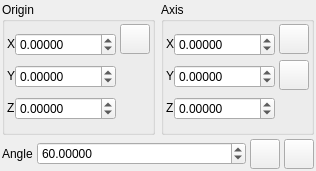
     <widget class="QWidget" name="RotateTab" >
      <attribute name="title" >
       <string>Axis Rotate</string>
      </attribute>
      <layout class="QVBoxLayout" >
       <property name="margin" >
        <number>2</number>
       </property>
       <property name="spacing" >
        <number>4</number>
       </property>
       <item>
        <layout class="QHBoxLayout" >
         <property name="margin" >
          <number>0</number>
         </property>
         <property name="spacing" >
          <number>6</number>
         </property>
         <item>
          <widget class="QGroupBox" name="RotateOriginGroup" >
           <property name="sizePolicy" >
            <sizepolicy>
             <hsizetype>1</hsizetype>
             <vsizetype>1</vsizetype>
             <horstretch>0</horstretch>
             <verstretch>0</verstretch>
            </sizepolicy>
           </property>
           <property name="title" >
            <string>Origin</string>
           </property>
           <layout class="QHBoxLayout" >
            <property name="margin" >
             <number>2</number>
            </property>
            <property name="spacing" >
             <number>4</number>
            </property>
            <item>
             <layout class="QGridLayout" >
              <property name="margin" >
               <number>0</number>
              </property>
              <property name="spacing" >
               <number>0</number>
              </property>
              <item row="0" column="0" >
               <widget class="QLabel" name="label" >
                <property name="sizePolicy" >
                 <sizepolicy>
                  <hsizetype>0</hsizetype>
                  <vsizetype>0</vsizetype>
                  <horstretch>0</horstretch>
                  <verstretch>0</verstretch>
                 </sizepolicy>
                </property>
                <property name="text" >
                 <string>X</string>
                </property>
               </widget>
              </item>
              <item row="0" column="1" >
               <widget class="QDoubleSpinBox" name="RotateOriginXSpin" >
                <property name="sizePolicy" >
                 <sizepolicy>
                  <hsizetype>7</hsizetype>
                  <vsizetype>0</vsizetype>
                  <horstretch>0</horstretch>
                  <verstretch>0</verstretch>
                 </sizepolicy>
                </property>
                <property name="decimals" >
                 <number>5</number>
                </property>
                <property name="maximum" >
                 <double>10000.000000000000000</double>
                </property>
                <property name="minimum" >
                 <double>-10000.000000000000000</double>
                </property>
               </widget>
              </item>
              <item row="1" column="1" >
               <widget class="QDoubleSpinBox" name="RotateOriginYSpin" >
                <property name="sizePolicy" >
                 <sizepolicy>
                  <hsizetype>7</hsizetype>
                  <vsizetype>0</vsizetype>
                  <horstretch>0</horstretch>
                  <verstretch>0</verstretch>
                 </sizepolicy>
                </property>
                <property name="decimals" >
                 <number>5</number>
                </property>
                <property name="maximum" >
                 <double>10000.000000000000000</double>
                </property>
                <property name="minimum" >
                 <double>-10000.000000000000000</double>
                </property>
               </widget>
              </item>
              <item row="2" column="0" >
               <widget class="QLabel" name="label_3" >
                <property name="sizePolicy" >
                 <sizepolicy>
                  <hsizetype>0</hsizetype>
                  <vsizetype>0</vsizetype>
                  <horstretch>0</horstretch>
                  <verstretch>0</verstretch>
                 </sizepolicy>
                </property>
                <property name="text" >
                 <string>Z</string>
                </property>
               </widget>
              </item>
              <item row="1" column="0" >
               <widget class="QLabel" name="label_2" >
                <property name="sizePolicy" >
                 <sizepolicy>
                  <hsizetype>0</hsizetype>
                  <vsizetype>0</vsizetype>
                  <horstretch>0</horstretch>
                  <verstretch>0</verstretch>
                 </sizepolicy>
                </property>
                <property name="text" >
                 <string>Y</string>
                </property>
               </widget>
              </item>
              <item row="2" column="1" >
               <widget class="QDoubleSpinBox" name="RotateOriginZSpin" >
                <property name="sizePolicy" >
                 <sizepolicy>
                  <hsizetype>7</hsizetype>
                  <vsizetype>0</vsizetype>
                  <horstretch>0</horstretch>
                  <verstretch>0</verstretch>
                 </sizepolicy>
                </property>
                <property name="decimals" >
                 <number>5</number>
                </property>
                <property name="maximum" >
                 <double>10000.000000000000000</double>
                </property>
                <property name="minimum" >
                 <double>-10000.000000000000000</double>
                </property>
               </widget>
              </item>
             </layout>
            </item>
            <item>
             <layout class="QVBoxLayout" >
              <property name="margin" >
               <number>0</number>
              </property>
              <property name="spacing" >
               <number>6</number>
              </property>
              <item>
               <widget class="QPushButton" name="RotateDefineOriginButton" >
                <property name="sizePolicy" >
                 <sizepolicy>
                  <hsizetype>7</hsizetype>
                  <vsizetype>0</vsizetype>
                  <horstretch>0</horstretch>
                  <verstretch>0</verstretch>
                 </sizepolicy>
                </property>
                <property name="minimumSize" >
                 <size>
                  <width>30</width>
                  <height>30</height>
                 </size>
                </property>
                <property name="maximumSize" >
                 <size>
                  <width>30</width>
                  <height>30</height>
                 </size>
                </property>
                <property name="toolTip" >
                 <string>Define rotation origin from the current atom selection</string>
                </property>
                <property name="text" >
                 <string/>
                </property>
                <property name="icon" >
                 <iconset resource="icons.qrc" >:/basic/icons/basic_define.svg</iconset>
                </property>
                <property name="iconSize" >
                 <size>
                  <width>24</width>
                  <height>24</height>
                 </size>
                </property>
               </widget>
              </item>
              <item>
               <spacer>
                <property name="orientation" >
                 <enum>Qt::Vertical</enum>
                </property>
                <property name="sizeHint" >
                 <size>
                  <width>20</width>
                  <height>40</height>
                 </size>
                </property>
               </spacer>
              </item>
             </layout>
            </item>
           </layout>
          </widget>
         </item>
         <item>
          <widget class="QGroupBox" name="RotateOriginGroup_2" >
           <property name="sizePolicy" >
            <sizepolicy>
             <hsizetype>1</hsizetype>
             <vsizetype>5</vsizetype>
             <horstretch>0</horstretch>
             <verstretch>0</verstretch>
            </sizepolicy>
           </property>
           <property name="title" >
            <string>Axis</string>
           </property>
           <layout class="QHBoxLayout" >
            <property name="margin" >
             <number>2</number>
            </property>
            <property name="spacing" >
             <number>4</number>
            </property>
            <item>
             <layout class="QGridLayout" >
              <property name="margin" >
               <number>0</number>
              </property>
              <property name="spacing" >
               <number>0</number>
              </property>
              <item row="0" column="1" >
               <widget class="QDoubleSpinBox" name="RotateAxisXSpin" >
                <property name="sizePolicy" >
                 <sizepolicy>
                  <hsizetype>7</hsizetype>
                  <vsizetype>0</vsizetype>
                  <horstretch>0</horstretch>
                  <verstretch>0</verstretch>
                 </sizepolicy>
                </property>
                <property name="decimals" >
                 <number>5</number>
                </property>
                <property name="maximum" >
                 <double>10000.000000000000000</double>
                </property>
                <property name="minimum" >
                 <double>-10000.000000000000000</double>
                </property>
                <property name="value" >
                 <double>0.000000000000000</double>
                </property>
               </widget>
              </item>
              <item row="1" column="1" >
               <widget class="QDoubleSpinBox" name="RotateAxisYSpin" >
                <property name="sizePolicy" >
                 <sizepolicy>
                  <hsizetype>7</hsizetype>
                  <vsizetype>0</vsizetype>
                  <horstretch>0</horstretch>
                  <verstretch>0</verstretch>
                 </sizepolicy>
                </property>
                <property name="decimals" >
                 <number>5</number>
                </property>
                <property name="maximum" >
                 <double>10000.000000000000000</double>
                </property>
                <property name="minimum" >
                 <double>-10000.000000000000000</double>
                </property>
               </widget>
              </item>
              <item row="1" column="0" >
               <widget class="QLabel" name="label_5" >
                <property name="sizePolicy" >
                 <sizepolicy>
                  <hsizetype>0</hsizetype>
                  <vsizetype>0</vsizetype>
                  <horstretch>0</horstretch>
                  <verstretch>0</verstretch>
                 </sizepolicy>
                </property>
                <property name="text" >
                 <string>Y</string>
                </property>
               </widget>
              </item>
              <item row="2" column="0" >
               <widget class="QLabel" name="label_6" >
                <property name="sizePolicy" >
                 <sizepolicy>
                  <hsizetype>0</hsizetype>
                  <vsizetype>0</vsizetype>
                  <horstretch>0</horstretch>
                  <verstretch>0</verstretch>
                 </sizepolicy>
                </property>
                <property name="text" >
                 <string>Z</string>
                </property>
               </widget>
              </item>
              <item row="0" column="0" >
               <widget class="QLabel" name="label_4" >
                <property name="sizePolicy" >
                 <sizepolicy>
                  <hsizetype>0</hsizetype>
                  <vsizetype>0</vsizetype>
                  <horstretch>0</horstretch>
                  <verstretch>0</verstretch>
                 </sizepolicy>
                </property>
                <property name="text" >
                 <string>X</string>
                </property>
               </widget>
              </item>
              <item row="2" column="1" >
               <widget class="QDoubleSpinBox" name="RotateAxisZSpin" >
                <property name="sizePolicy" >
                 <sizepolicy>
                  <hsizetype>7</hsizetype>
                  <vsizetype>0</vsizetype>
                  <horstretch>0</horstretch>
                  <verstretch>0</verstretch>
                 </sizepolicy>
                </property>
                <property name="decimals" >
                 <number>5</number>
                </property>
                <property name="maximum" >
                 <double>10000.000000000000000</double>
                </property>
                <property name="minimum" >
                 <double>-10000.000000000000000</double>
                </property>
               </widget>
              </item>
             </layout>
            </item>
            <item>
             <layout class="QVBoxLayout" >
              <property name="margin" >
               <number>0</number>
              </property>
              <property name="spacing" >
               <number>6</number>
              </property>
              <item>
               <widget class="QPushButton" name="RotateDefineAxisButton" >
                <property name="sizePolicy" >
                 <sizepolicy>
                  <hsizetype>7</hsizetype>
                  <vsizetype>0</vsizetype>
                  <horstretch>0</horstretch>
                  <verstretch>0</verstretch>
                 </sizepolicy>
                </property>
                <property name="minimumSize" >
                 <size>
                  <width>30</width>
                  <height>30</height>
                 </size>
                </property>
                <property name="maximumSize" >
                 <size>
                  <width>30</width>
                  <height>30</height>
                 </size>
                </property>
                <property name="toolTip" >
                 <string>Define translation axis between current origin and centre of current selection</string>
                </property>
                <property name="text" >
                 <string/>
                </property>
                <property name="icon" >
                 <iconset resource="icons.qrc" >:/basic/icons/basic_define.svg</iconset>
                </property>
                <property name="iconSize" >
                 <size>
                  <width>24</width>
                  <height>24</height>
                 </size>
                </property>
               </widget>
              </item>
              <item>
               <widget class="QPushButton" name="RotatePickAxisButton" >
                <property name="minimumSize" >
                 <size>
                  <width>30</width>
                  <height>30</height>
                 </size>
                </property>
                <property name="maximumSize" >
                 <size>
                  <width>30</width>
                  <height>30</height>
                 </size>
                </property>
                <property name="toolTip" >
                 <string>Define rotation axis from two picked atoms</string>
                </property>
                <property name="text" >
                 <string/>
                </property>
                <property name="icon" >
                 <iconset resource="icons.qrc" >:/basic/icons/basic_pick.svg</iconset>
                </property>
                <property name="iconSize" >
                 <size>
                  <width>24</width>
                  <height>24</height>
                 </size>
                </property>
                <property name="checkable" >
                 <bool>true</bool>
                </property>
               </widget>
              </item>
              <item>
               <spacer>
                <property name="orientation" >
                 <enum>Qt::Vertical</enum>
                </property>
                <property name="sizeHint" >
                 <size>
                  <width>20</width>
                  <height>40</height>
                 </size>
                </property>
               </spacer>
              </item>
             </layout>
            </item>
           </layout>
          </widget>
         </item>
        </layout>
       </item>
       <item>
        <layout class="QHBoxLayout" >
         <property name="margin" >
          <number>0</number>
         </property>
         <property name="spacing" >
          <number>4</number>
         </property>
         <item>
          <widget class="QLabel" name="label_8" >
           <property name="text" >
            <string>Angle</string>
           </property>
          </widget>
         </item>
         <item>
          <widget class="QDoubleSpinBox" name="RotateAngleSpin" >
           <property name="sizePolicy" >
            <sizepolicy>
             <hsizetype>7</hsizetype>
             <vsizetype>0</vsizetype>
             <horstretch>0</horstretch>
             <verstretch>0</verstretch>
            </sizepolicy>
           </property>
           <property name="suffix" >
            <string/>
           </property>
           <property name="decimals" >
            <number>5</number>
           </property>
           <property name="maximum" >
            <double>360.000000000000000</double>
           </property>
           <property name="minimum" >
            <double>0.000000000000000</double>
           </property>
           <property name="value" >
            <double>60.000000000000000</double>
           </property>
          </widget>
         </item>
         <item>
          <widget class="QPushButton" name="RotateAnticlockwiseButton" >
           <property name="sizePolicy" >
            <sizepolicy>
             <hsizetype>0</hsizetype>
             <vsizetype>0</vsizetype>
             <horstretch>0</horstretch>
             <verstretch>0</verstretch>
            </sizepolicy>
           </property>
           <property name="minimumSize" >
            <size>
             <width>30</width>
             <height>30</height>
            </size>
           </property>
           <property name="maximumSize" >
            <size>
             <width>30</width>
             <height>30</height>
            </size>
           </property>
           <property name="toolTip" >
            <string>Rotate selection anticlockwise about current origin/axis</string>
           </property>
           <property name="text" >
            <string/>
           </property>
           <property name="icon" >
            <iconset resource="icons.qrc" >:/arrows/icons/arrow_anticlockwise.svg</iconset>
           </property>
           <property name="iconSize" >
            <size>
             <width>24</width>
             <height>24</height>
            </size>
           </property>
           <property name="checkable" >
            <bool>false</bool>
           </property>
          </widget>
         </item>
         <item>
          <widget class="QPushButton" name="RotateClockwiseButton" >
           <property name="sizePolicy" >
            <sizepolicy>
             <hsizetype>0</hsizetype>
             <vsizetype>0</vsizetype>
             <horstretch>0</horstretch>
             <verstretch>0</verstretch>
            </sizepolicy>
           </property>
           <property name="minimumSize" >
            <size>
             <width>30</width>
             <height>30</height>
            </size>
           </property>
           <property name="maximumSize" >
            <size>
             <width>30</width>
             <height>30</height>
            </size>
           </property>
           <property name="toolTip" >
            <string>Rotate selection clockwise about defined origin/axis</string>
           </property>
           <property name="text" >
            <string/>
           </property>
           <property name="icon" >
            <iconset resource="icons.qrc" >:/arrows/icons/arrow_clockwise.svg</iconset>
           </property>
           <property name="iconSize" >
            <size>
             <width>24</width>
             <height>24</height>
            </size>
           </property>
           <property name="checkable" >
            <bool>false</bool>
           </property>
          </widget>
         </item>
        </layout>
       </item>
      </layout>
     </widget>
